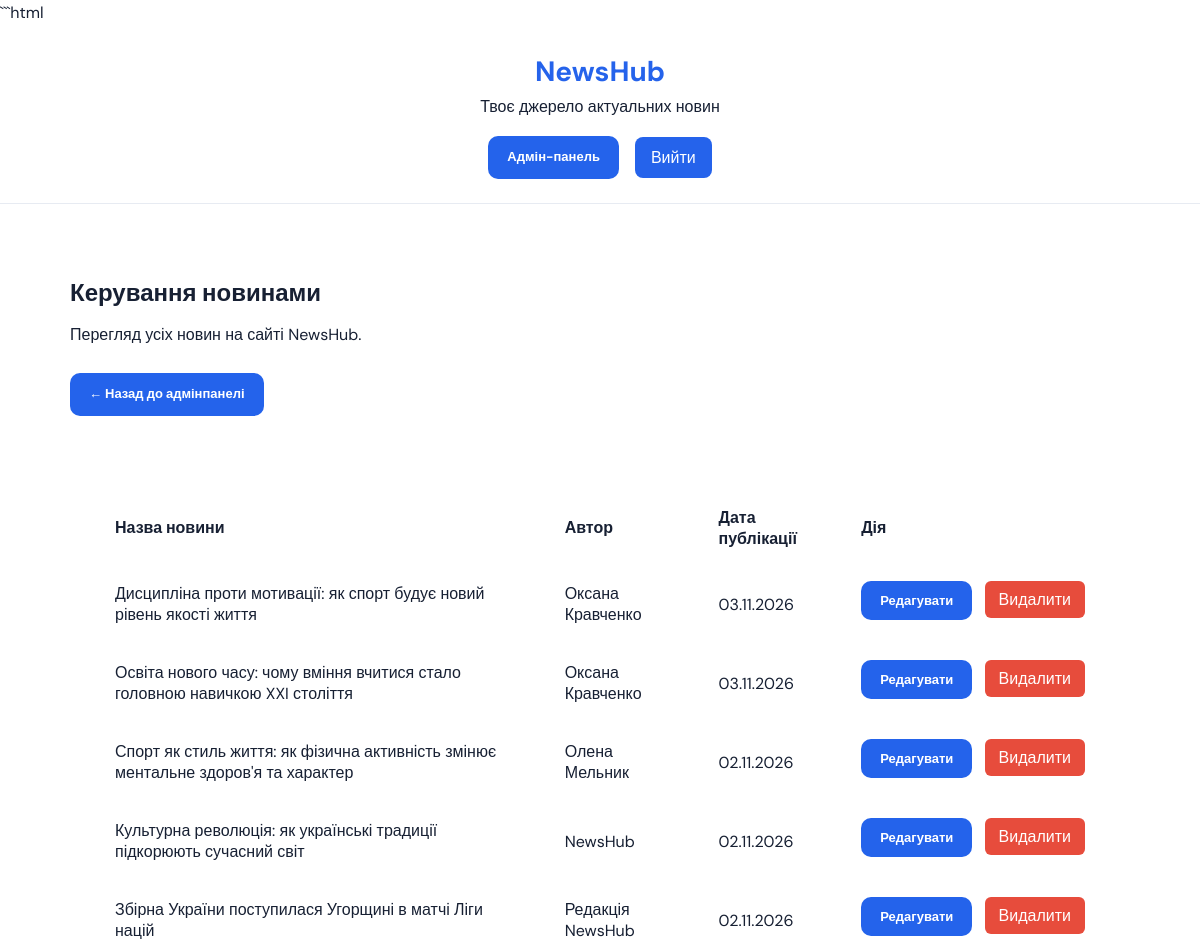
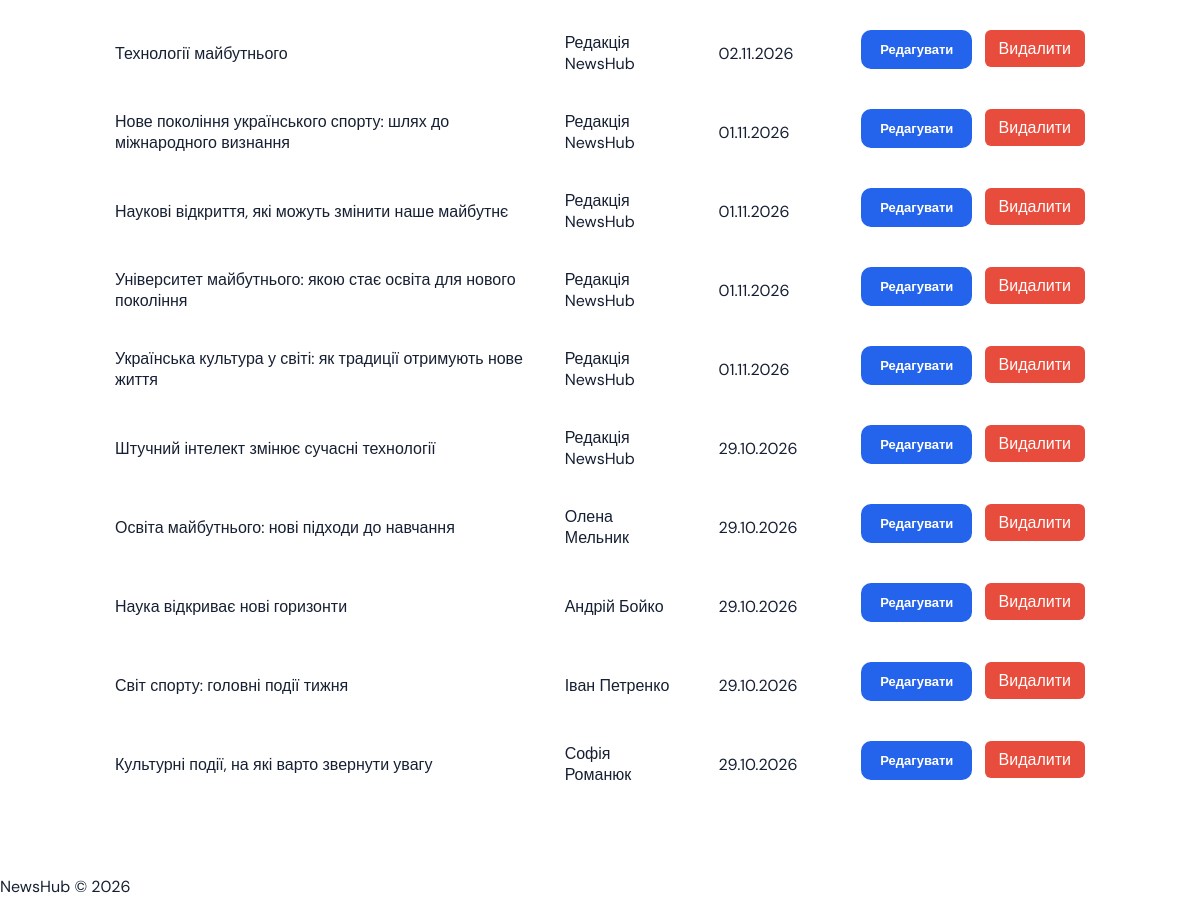
Screenshot of /admin/articles (signed in) with the database file from the repository (2 pictures, top to bottom).
### app/models/article.py (models this page shows)
class Article(db.Model):
    id = db.Column(db.Integer, primary_key=True)
    title = db.Column(db.String(200), nullable=False)
    description = db.Column(db.String(500), nullable=False)
    content = db.Column(db.Text, nullable=False)
    image = db.Column(db.String(500))
    author = db.Column(db.String(120), nullable=False)
    published_at = db.Column(
        db.DateTime,
        default=lambda: datetime.now(timezone.utc),
        nullable=False
    )
    views = db.Column(db.Integer, default=0, nullable=False)
    is_featured = db.Column(db.Boolean, default=False, nullable=False)
    is_exclusive = db.Column(
        db.Boolean,
        default=False,
        nullable=False
    )
    is_breaking = db.Column(
        db.Boolean,
        default=False,
        nullable=False
    )
    category_id = db.Column(
        db.Integer,
        db.ForeignKey("category.id"),
        nullable=False
    )
    category = db.relationship(
        "Category",
        back_populates="articles"
    )

### app/__init__.py (the view)
    @app.route("/admin/articles")
    @login_required
    def admin_articles():
        if current_user.role != "admin":
            flash("У вас немає доступу до цієї сторінки.", "error")
            return redirect(url_for("index"))
        articles = ArticleRepository.get_all()
        return render_template(
            "admin/articles.html",
            articles=articles
        )

### app/repositories/article_repository.py (called while the page is built)
    @staticmethod
    def get_all():
        return Article.query.order_by(
            Article.published_at.desc()
        ).all()

### app/repositories/notification_repository.py (called while the page is built)
    @staticmethod
    def get_unread_count(user_id):
        return Notification.query.filter_by(
            user_id=user_id,
            is_read=False
        ).count()

### app/repositories/user_repository.py (called while the page is built)
    @staticmethod
    def get_by_id(user_id):
        return User.query.get(user_id)

### app/templates/admin/articles.html (shortened to what this page needs)
{% extends "base.html" %}
{% block content %}
<section class="admin-dashboard">
    <h1>Керування новинами</h1>
    <p>Перегляд усіх новин на сайті NewsHub.</p>
    <a href="{{ url_for('admin_panel') }}" class="header-button">
        ← Назад до адмінпанелі
    </a>
    {% if articles %}
    <div class="admin-articles-list">
        <table>
            <thead>
                <tr>
                    <th>Назва новини</th>
                    <th>Автор</th>
                    <th>Дата публікації</th>
                    <th>Дія</th>
                </tr>
            </thead>
            <tbody>
                {% for article in articles %}
                <tr>
                    <td>{{ article.title }}</td>
                    <td>{{ article.author }}</td>
                    <td>{{ article.published_at.strftime('%d.%m.%Y') }}</td>
                    <td>
                        <a href="{{ url_for('edit_article', article_id=article.id) }}" class="header-button">Редагувати</a>
                        <form action="{{ url_for('delete_article', article_id=article.id) }}" method="POST"
                            onsubmit="return confirm('Ви впевнені, що хочете видалити цю новину?');">
                            <button type="submit" class="delete-button">
                                Видалити
                            </button>
                        </form>
                    </td>
                </tr>
                {% endfor %}
            </tbody>
        </table>
    </div>
    {% else %}
    <p>Поки що новин немає.</p>
    {% endif %}
</section>
{% endblock %}

### app/static/css/base.css (style rules this page uses)
:root { --blue: #2463eb; --blue-dark: #1746b5; --blue-light: #edf3ff; --text: #172033; --muted: #778198; --background: #f7f9fc; --white: #ffffff; --border: #e7ebf2; --radius: 18px; --shadow: 0 12px 35px rgba(29, 54, 100, 0.07); }
* { box-sizing: border-box; margin: 0; padding: 0; }
html { scroll-behavior: smooth; scroll-padding-top: 90px; }
body { font-family: "DM Sans", sans-serif; color: var(--text); background: var(--white); line-height: 1.6; }
a { color: inherit; text-decoration: none; }
button, input { font: inherit; }
button { cursor: pointer; }

### app/static/css/header.css (style rules this page uses)
.header-button { padding: 11px 19px; background: var(--blue); color: white; border: 0; border-radius: 10px; font-size: 13px; font-weight: 700; transition: background 0.2s; }

### app/static/css/components.css (style rules this page uses)
.delete-button { padding: 8px 14px; background-color: #e74c3c; color: white; border: none; border-radius: 6px; cursor: pointer; transition: background-color 0.2s; }

### app/static/css/admin.css (style rules this page uses)
.admin-dashboard { max-width: 1100px; margin: 50px auto; padding: 20px; }
.admin-dashboard h1 { margin-bottom: 10px; }
.admin-dashboard>p { margin-bottom: 25px; }
.admin-dashboard>.header-button { display: inline-block; margin-bottom: 30px; }
.admin-articles-list { width: 100%; margin-top: 25px; padding: 0 20px; box-sizing: border-box; overflow-x: auto; }
.admin-articles-list table { width: 100%; border-collapse: collapse; margin-top: 20px; }
.admin-articles-list th, .admin-articles-list td { padding: 16px 20px; text-align: left; }
.admin-articles-list th:first-child, .admin-articles-list td:first-child { padding-left: 25px; }
.admin-articles-list th:last-child, .admin-articles-list td:last-child { padding-right: 25px; }
.admin-articles-list td:last-child { white-space: nowrap; }
.admin-articles-list td:last-child .header-button { display: inline-block; margin-right: 8px; margin-bottom: 8px; }
.admin-articles-list td:last-child form { display: inline-block; margin: 0; }

### rows the page displays
Article: title "Дисципліна проти мотивації: як спорт будує новий рівень якості життя", author "Оксана Кравченко", published_at "03.11.2026"
Article: title "Освіта нового часу: чому вміння вчитися стало головною навичкою XXI століття", author "Оксана Кравченко", published_at "03.11.2026"
Article: title "Спорт як стиль життя: як фізична активність змінює ментальне здоров'я та характер", author "Олена Мельник", published_at "02.11.2026"
Article: title "Культурна революція: як українські традиції підкорюють сучасний світ", author "NewsHub", published_at "02.11.2026"
Article: title "Збірна України поступилася Угорщині в матчі Ліги націй", author "Редакція NewsHub", published_at "02.11.2026"
Article: title "Технології майбутнього", author "Редакція NewsHub", published_at "02.11.2026"
Article: title "Нове покоління українського спорту: шлях до міжнародного визнання", author "Редакція NewsHub", published_at "01.11.2026"
Article: title "Наукові відкриття, які можуть змінити наше майбутнє", author "Редакція NewsHub", published_at "01.11.2026"
Article: title "Університет майбутнього: якою стає освіта для нового покоління", author "Редакція NewsHub", published_at "01.11.2026"
Article: title "Українська культура у світі: як традиції отримують нове життя", author "Редакція NewsHub", published_at "01.11.2026"
Article: title "Штучний інтелект змінює сучасні технології", author "Редакція NewsHub", published_at "29.10.2026"
Article: title "Освіта майбутнього: нові підходи до навчання", author "Олена Мельник", published_at "29.10.2026"
Article: title "Наука відкриває нові горизонти", author "Андрій Бойко", published_at "29.10.2026"
Article: title "Світ спорту: головні події тижня", author "Іван Петренко", published_at "29.10.2026"
Article: title "Культурні події, на які варто звернути увагу", author "Софія Романюк", published_at "29.10.2026"
